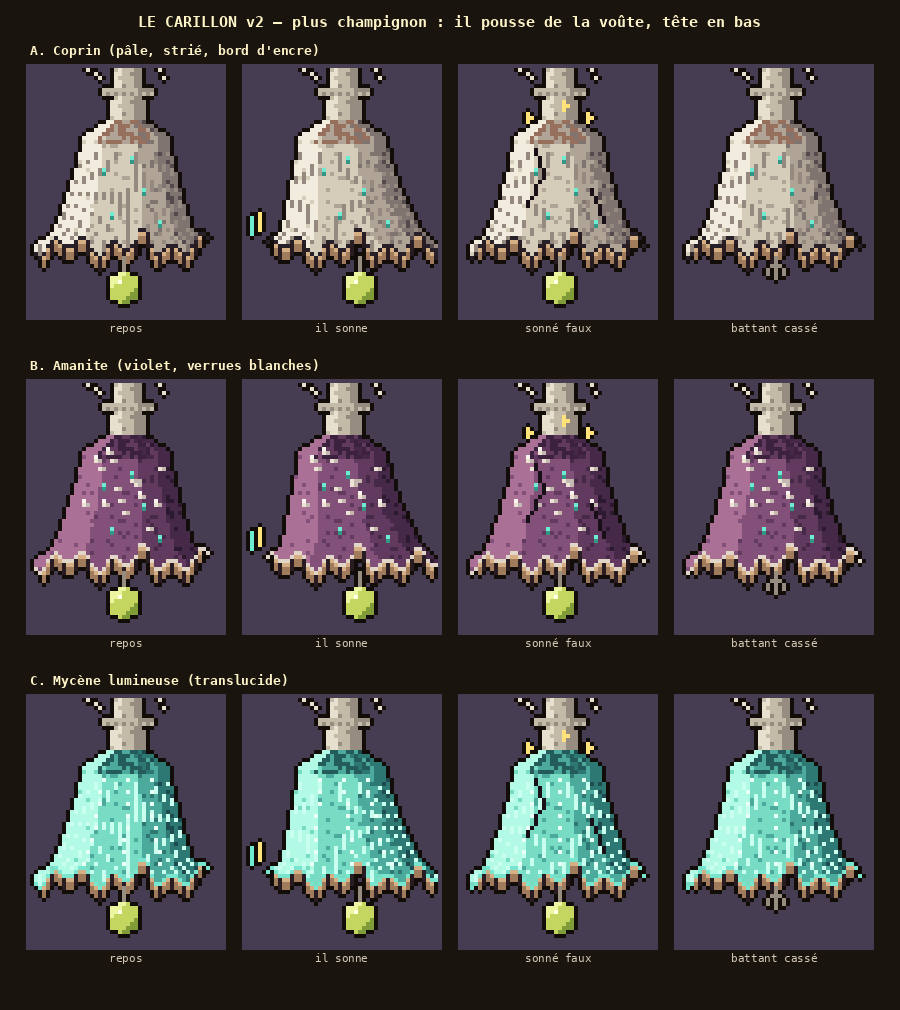

Generate this figure with Python:
"""Planche « carillon_v2 » (Thomas, 2026-11-16 : « ça fait un peu trop cloche et pas assez champi »). PROPOSITION.

Le Carillon redevient un CHAMPIGNON : il pousse de la voûte, tête en bas (pied fibreux avec son anneau, qui sort du
plafond), son chapeau en cloche n'a plus d'anneaux de bronze mais des STRIES qui rayonnent, un BORD irrégulier et
déchiré, des LAMELLES qui pendent dessous ; seul son son rappelle la cloche. Trois déclinaisons, à choisir :
  A. Coprin : chapeau pâle et strié, bord qui noircit et goutte d'encre (le coprin chevelu).
  B. Amanite : chapeau violet sombre couvert de verrues blanches, lambeaux de voile au bord.
  C. Mycène lumineuse : chapeau bleu-vert translucide qui luit, stries claires, lamelles visibles par transparence.
  python3 art/carillon_v2.py → art/carillon_v2.png
"""
import math
import os
import sys

sys.path.insert(0, os.path.dirname(os.path.abspath(__file__)))
from PIL import Image, ImageDraw  # noqa: E402

from carillon_v1 import stump, waves  # noqa: E402
from champi_salles_v1 import S  # noqa: E402
from pix import font, hash2, up  # noqa: E402

GLOW = (110, 236, 210)
GLOW_D = (52, 150, 134)
CLAP = [(236, 246, 160), (196, 214, 96), (128, 156, 56)]
STEM = [(232, 224, 206), (196, 186, 168), (150, 140, 128)]
GILL = [(214, 176, 132), (160, 124, 92), (40, 28, 34)]
STAR = (255, 226, 122)

STYLES = {
    "A": {  # Coprin
        "cap": [(242, 236, 222), (214, 204, 186), (176, 164, 150), (128, 116, 112), (84, 74, 78)],
        "top": (150, 112, 92), "stripe": (150, 138, 128), "edge": (40, 32, 40), "drip": True,
    },
    "B": {  # Amanite violette
        "cap": [(170, 112, 150), (130, 80, 120), (98, 58, 96), (70, 40, 72), (44, 26, 48)],
        "top": (60, 34, 62), "stripe": None, "edge": (226, 214, 200), "warts": True,
    },
    "C": {  # Mycène lumineuse
        "cap": [(178, 250, 230), (120, 220, 196), (76, 170, 156), (46, 120, 116), (28, 76, 80)],
        "top": (36, 92, 92), "stripe": (200, 255, 238), "edge": (120, 230, 206), "translucent": True,
    },
}


def half_width(t):
    if t < 0.16:
        return 11 * math.sqrt(max(0.0, t) / 0.16)
    return 11 + 8 * ((t - 0.16) / 0.84) ** 1.4 + 3 * max(0.0, (t - 0.82) / 0.18) ** 2


def champi_bell(style="A", sway=0.0, ring=False, clapper=True, cracked=False, stunned=False):
    st = STYLES[style]
    cap = st["cap"]
    s = S(48, 62)
    cx, top, base = 24, 12, 44
    # Le PIED qui sort de la voûte (le champignon pousse tête en bas), fibreux, avec son ANNEAU.
    for y in range(0, top + 2):
        w = 3 if y < top - 4 else 4
        for x in range(cx - w, cx + w + 1):
            k = 0 if x < cx - 1 else 1 if x < cx + 2 else 2
            if (x + y * 3) % 7 == 0:
                k = min(2, k + 1)
            s.p(x, y, STEM[k])
    for x in range(cx - 6, cx + 7):  # l'anneau, la petite jupe du pied
        s.p(x, 5, STEM[1] if x < cx + 3 else STEM[2]).p(x, 6, STEM[2] if (x % 2) else STEM[1])
    for x, y in ((cx - 8, 1), (cx - 7, 2), (cx + 8, 0), (cx + 9, 2), (cx - 10, 0)):  # mycélium dans la voûte
        s.p(x, y, STEM[0])
    # Le bord du chapeau : irrégulier, avec des déchirures.
    def edge_y(x):
        e = base + round(1.6 * math.sin(x * 0.85) + 1.2 * math.sin(x * 0.37 + 1.3))
        if hash2(x // 3, 1, 7) > 0.8:
            e -= 2  # une encoche
        return e

    # Le chapeau.
    for y in range(top, base + 4):
        t = min(1.0, (y - top) / (base - top))
        hw = half_width(t)
        off = sway * t * t
        for x in range(48):
            dx = x + 0.5 - (cx + off)
            if abs(dx) > hw or y > edge_y(x):
                continue
            u = dx / max(1, hw)
            k = 1 + (u > 0.3) + (u > 0.72) - (u < -0.5)
            k = max(0, min(4, k))
            c = cap[k]
            # Le sommet plus foncé (le « bouton »).
            if t < 0.2 and abs(u) < 0.6:
                c = st["top"] if hash2(x, y, 3) > 0.35 else cap[min(4, k + 1)]
            # Stries qui rayonnent du sommet vers le bord.
            if st.get("stripe") and t > 0.25 and (abs((u * 7 + 20) % 1 - 0.5) < 0.09):
                c = st["stripe"]
            # Grain de la chair.
            elif hash2(x, y, 41) > 0.9:
                c = cap[min(4, k + 1)]
            s.p(x, y, c)
    # Le bord : noirci (coprin), clair (amanite), lumineux (mycène).
    for x in range(48):
        ey = edge_y(x)
        dx = x + 0.5 - (cx + sway)
        if abs(dx) <= half_width(1.0):
            s.p(x, ey, st["edge"])
            if st.get("drip") and hash2(x, 2, 11) > 0.82:
                s.p(x, ey + 1, st["edge"]).p(x, ey + 2, st["edge"])  # gouttes d'encre
    # Les LAMELLES qui pendent sous le bord.
    hw = half_width(1.0)
    for x in range(48):
        dx = x + 0.5 - (cx + sway)
        if abs(dx) > hw - 2:
            continue
        ey = edge_y(x)
        for y in range(ey + 1, ey + 4):
            s.p(x, y, GILL[2] if (x + 1) % 3 == 0 else GILL[0] if y == ey + 1 else GILL[1])
    # Verrues (amanite).
    if st.get("warts"):
        for i in range(16):
            t = 0.1 + 0.8 * hash2(i, 3, 21)
            y = round(top + t * (base - top))
            x = round(cx + sway * t * t + (hash2(i, 4, 22) * 1.6 - 0.8) * half_width(t))
            s.p(x, y, (236, 226, 214)).p(x + 1, y, (196, 184, 176))
            if hash2(i, 5, 23) > 0.5:
                s.p(x, y - 1, (250, 244, 236))
    # Taches lumineuses (pas sur la mycène : elle luit toute entière).
    if not st.get("translucent"):
        for su, sv in ((-0.45, 0.4), (0.3, 0.55), (-0.2, 0.75), (0.55, 0.8), (0.1, 0.3)):
            y = round(top + sv * (base - top))
            x = round(cx + sway * sv * sv + su * half_width(sv))
            s.p(x, y, GLOW).p(x, y + 1, GLOW_D)
    else:
        for y in range(top + 8, base - 2, 3):
            t = (y - top) / (base - top)
            for su in (-0.55, 0.0, 0.5):
                x = round(cx + sway * t * t + su * half_width(t))
                s.p(x, y, (232, 255, 246))
    # Le battant : une grosse boule de spores, au bout d'une fibre, sous les lamelles.
    bx = round(cx + sway * 1.2)
    if clapper:
        s.line(bx, base + 3, bx, base + 8, STEM[2])
        s.ell(bx + 0.5, base + 11, 4, 4, CLAP[1], shade=CLAP[2], light=CLAP[0])
        s.p(bx - 1, base + 9, (255, 255, 230))
    else:
        for i, ddx in enumerate((-1, 0, 1)):
            s.line(bx, base + 3, bx + ddx * 2, base + 7 + i % 2, STEM[2])
    if ring:
        for side in (-1, 1):
            for k in range(3):
                x = round(cx + sway + side * (hw + 2 + k * 2))
                s.line(x, base - 8 + k, x, base - 4 + k, STAR if k == 0 else GLOW)
    if cracked:
        for (x0, y0), (x1, y1) in (((cx - 6, top + 8), (cx - 4, top + 14)), ((cx - 4, top + 14), (cx - 8, top + 22)), ((cx + 8, top + 18), (cx + 11, top + 26))):
            s.line(x0, y0, x1, y1, (24, 16, 22))
    if stunned:
        for i in range(3):
            a = i * 2.1 + 0.6
            x = round(cx + 9 * math.cos(a))
            y = round(top - 1 + 2 * math.sin(a))
            s.p(x, y, STAR).p(x + 1, y, STAR).p(x, y - 1, STAR).p(x, y + 1, STAR)
    return s.done()


def main():
    W, H = 900, 1010
    sheet = Image.new("RGB", (W, H), (26, 20, 14))
    d = ImageDraw.Draw(sheet)
    d.text((W // 2, 22), "LE CARILLON v2 — plus champignon : il pousse de la voûte, tête en bas", fill=(255, 243, 200), font=font(15), anchor="mm")
    names = {"A": "A. Coprin (pâle, strié, bord d'encre)", "B": "B. Amanite (violet, verrues blanches)", "C": "C. Mycène lumineuse (translucide)"}
    for i, style in enumerate("ABC"):
        y = 50 + i * 315
        d.text((30, y), names[style], fill=(255, 243, 200), font=font(13), anchor="lm")
        x = 30
        for label, im in (("repos", champi_bell(style, -1)), ("il sonne", champi_bell(style, 3, ring=True)), ("sonné faux", champi_bell(style, 0, cracked=True, stunned=True)), ("battant cassé", champi_bell(style, 0, clapper=False))):
            a = up(im.img(), 4)
            sheet.paste((70, 61, 82), (x - 4, y + 14, x + a.width + 4, y + 22 + a.height))
            sheet.paste(a, (x, y + 18), a)
            d.text((x + a.width // 2, y + 30 + a.height), label, fill=(210, 200, 180), font=font(11, False), anchor="mm")
            x += a.width + 24
    out = os.path.join(os.path.dirname(os.path.abspath(__file__)), "carillon_v2.png")
    sheet.save(out)
    print(out)


if __name__ == "__main__":
    main()
